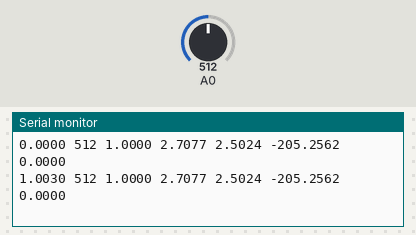
Bench run of a sketch on a simulated Arduino Uno, built with avr-gcc and run on an emulated ATmega328P. On the bench: the last lines printed to the serial monitor. The inputs (shaded band) are chosen by the test bench; at power-on: A0 = 512.

Above: at 1.8 s.
1.9 s: A0 set to 716
At 2.8 s:
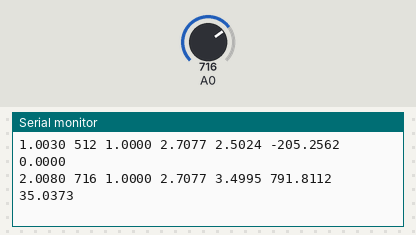
3.4 s: A0 set to 900
At 4.6 s:
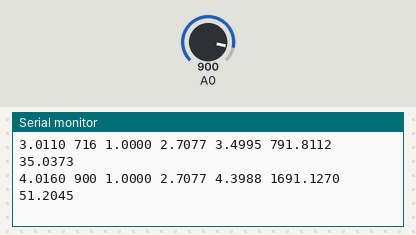
Timing chart, 0 to 6.4 s (numbered marks = the images above; inputs shaded):
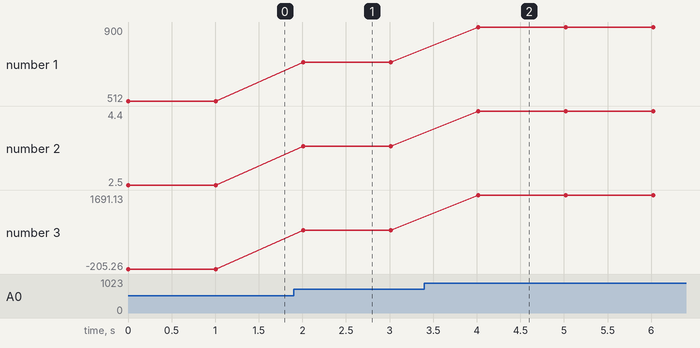

Measured:
- after the input at 1.9 s, the serial monitor: prints a new line after 0.11 s (image 1)
- after the input at 3.4 s, the serial monitor: prints a new line after 0.62 s (image 2)
- plotted number 1: 512 → 716 after the input at 1.9 s, 716 → 900 after the input at 3.4 s
- plotted number 2: 2.5 → 3.5 after the input at 1.9 s, 3.5 → 4.4 after the input at 3.4 s
- plotted number 3: -205.26 → 791.81 after the input at 1.9 s, 791.81 → 1691.13 after the input at 3.4 s

The sketch:

read_from_pitot_and_write_to_serial.ino
```cpp
// Started from here
// https://forum.arduino.cc/index.php?topic=226279.0


// The offset voltage is 1.0V when there is no pressure difference.
const float offset = 2.7077;

// The sensitivity is 1.0V per kPa for the sensor.
const float sensitivity = 1.0;


// the setup routine runs once when you press reset:
void setup() {
  // initialize serial communication at 9600 bits per second:
  Serial.begin(9600);
}

// the loop routine runs over and over again forever:
void loop() {
  // read the input on analog pin 0:
  int rawADC = analogRead(A0);

  // Convert the analog reading (which goes from 0 - 1023) to a voltage (0 - 5V):
  float voltage = rawADC * (5.0 / 1023.0);

  // print out the value you read:
  float pressure = (voltage - offset) / sensitivity;   // differential pressure in kPa
  pressure *= 1000.0; // Convert to Pa

  // Some magical calcuation for the windspeed (just as an example)
  float air_density = 1.29; // kg/m^3
  float windspeedsq = ( 2.0 * pressure / air_density );

  float windspeed = 0.0;
  if (windspeedsq > 0.0) {
    windspeed = sqrt(windspeedsq);
  }

  Serial.print(millis()/1000.0,4);
  Serial.print(" ");
  Serial.print(rawADC,DEC);
  Serial.print(" ");
  Serial.print(sensitivity,4);
  Serial.print(" ");
  Serial.print(offset,4);
  Serial.print(" ");
  Serial.print(voltage,4);
  Serial.print(" ");
  Serial.print(pressure,4);
  Serial.print(" ");
  Serial.print(windspeed,4);
  Serial.print("\n");

  delay(1000); // ms

}
```
